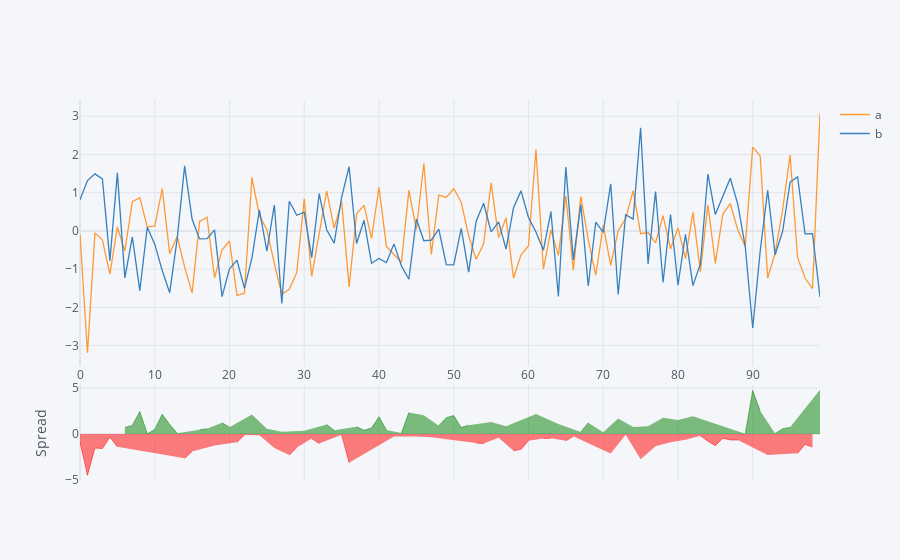

The notebook cell this image was saved under:
### Code cell
dataframe[['a','b']].iplot(kind='spread')
